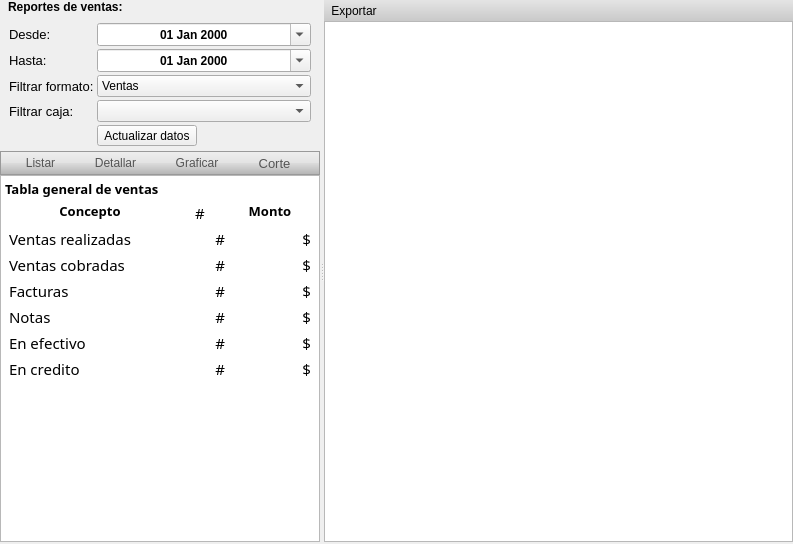
<?xml version="1.0" encoding="UTF-8"?>
<ui version="4.0">
 <class>Form</class>
 <widget class="QWidget" name="Form">
  <property name="geometry">
   <rect>
    <x>0</x>
    <y>0</y>
    <width>793</width>
    <height>544</height>
   </rect>
  </property>
  <property name="windowTitle">
   <string>Form</string>
  </property>
  <layout class="QVBoxLayout" name="verticalLayout_5">
   <property name="spacing">
    <number>0</number>
   </property>
   <property name="leftMargin">
    <number>0</number>
   </property>
   <property name="topMargin">
    <number>0</number>
   </property>
   <property name="rightMargin">
    <number>0</number>
   </property>
   <property name="bottomMargin">
    <number>2</number>
   </property>
   <item>
    <widget class="QWidget" name="topReportes" native="true">
     <layout class="QHBoxLayout" name="horizontalLayout_4">
      <property name="margin">
       <number>0</number>
      </property>
      <item>
       <layout class="QVBoxLayout" name="verticalLayout_4">
        <property name="spacing">
         <number>0</number>
        </property>
        <item>
         <widget class="QSplitter" name="splitter">
          <property name="orientation">
           <enum>Qt::Horizontal</enum>
          </property>
          <widget class="QWidget" name="layoutWidget">
           <layout class="QVBoxLayout" name="verticalLayout_3">
            <property name="spacing">
             <number>0</number>
            </property>
            <property name="sizeConstraint">
             <enum>QLayout::SetMaximumSize</enum>
            </property>
            <item>
             <widget class="QLabel" name="titulo">
              <property name="sizePolicy">
               <sizepolicy hsizetype="Preferred" vsizetype="Fixed">
                <horstretch>0</horstretch>
                <verstretch>0</verstretch>
               </sizepolicy>
              </property>
              <property name="font">
               <font>
                <weight>75</weight>
                <bold>true</bold>
               </font>
              </property>
              <property name="text">
               <string>Reportes de ventas:</string>
              </property>
              <property name="margin">
               <number>7</number>
              </property>
              <property name="indent">
               <number>8</number>
              </property>
             </widget>
            </item>
            <item>
             <widget class="QWidget" name="widget" native="true">
              <layout class="QVBoxLayout" name="verticalLayout_6">
               <property name="spacing">
                <number>3</number>
               </property>
               <property name="bottomMargin">
                <number>5</number>
               </property>
               <item>
                <layout class="QFormLayout" name="formLayout">
                 <property name="fieldGrowthPolicy">
                  <enum>QFormLayout::AllNonFixedFieldsGrow</enum>
                 </property>
                 <item row="0" column="0">
                  <widget class="QLabel" name="label_17">
                   <property name="font">
                    <font>
                     <pointsize>10</pointsize>
                     <weight>50</weight>
                     <bold>false</bold>
                    </font>
                   </property>
                   <property name="text">
                    <string>Desde:</string>
                   </property>
                  </widget>
                 </item>
                 <item row="0" column="1">
                  <widget class="QDateEdit" name="deFrom">
                   <property name="font">
                    <font>
                     <weight>75</weight>
                     <bold>true</bold>
                    </font>
                   </property>
                   <property name="alignment">
                    <set>Qt::AlignCenter</set>
                   </property>
                   <property name="buttonSymbols">
                    <enum>QAbstractSpinBox::NoButtons</enum>
                   </property>
                   <property name="accelerated">
                    <bool>true</bool>
                   </property>
                   <property name="displayFormat">
                    <string>dd MMM yyyy</string>
                   </property>
                   <property name="calendarPopup">
                    <bool>true</bool>
                   </property>
                  </widget>
                 </item>
                 <item row="1" column="0">
                  <widget class="QLabel" name="label_4">
                   <property name="font">
                    <font>
                     <pointsize>10</pointsize>
                     <weight>50</weight>
                     <bold>false</bold>
                    </font>
                   </property>
                   <property name="text">
                    <string>Hasta:</string>
                   </property>
                   <property name="alignment">
                    <set>Qt::AlignLeading|Qt::AlignLeft|Qt::AlignVCenter</set>
                   </property>
                  </widget>
                 </item>
                 <item row="1" column="1">
                  <widget class="QDateEdit" name="deTo">
                   <property name="font">
                    <font>
                     <weight>75</weight>
                     <bold>true</bold>
                    </font>
                   </property>
                   <property name="alignment">
                    <set>Qt::AlignCenter</set>
                   </property>
                   <property name="buttonSymbols">
                    <enum>QAbstractSpinBox::NoButtons</enum>
                   </property>
                   <property name="accelerated">
                    <bool>true</bool>
                   </property>
                   <property name="displayFormat">
                    <string>dd MMM yyyy</string>
                   </property>
                   <property name="calendarPopup">
                    <bool>true</bool>
                   </property>
                  </widget>
                 </item>
                 <item row="2" column="0">
                  <widget class="QLabel" name="label_8">
                   <property name="font">
                    <font>
                     <pointsize>10</pointsize>
                     <weight>50</weight>
                     <bold>false</bold>
                    </font>
                   </property>
                   <property name="text">
                    <string>Filtrar formato:</string>
                   </property>
                  </widget>
                 </item>
                 <item row="2" column="1">
                  <widget class="QComboBox" name="cbListas">
                   <property name="font">
                    <font>
                     <weight>50</weight>
                     <bold>false</bold>
                    </font>
                   </property>
                   <item>
                    <property name="text">
                     <string>Ventas</string>
                    </property>
                   </item>
                   <item>
                    <property name="text">
                     <string>Compras</string>
                    </property>
                   </item>
                   <item>
                    <property name="text">
                     <string>Gastos</string>
                    </property>
                   </item>
                   <item>
                    <property name="text">
                     <string>Retiros</string>
                    </property>
                   </item>
                   <item>
                    <property name="text">
                     <string>Depositos</string>
                    </property>
                   </item>
                  </widget>
                 </item>
                 <item row="3" column="0">
                  <widget class="QLabel" name="label">
                   <property name="font">
                    <font>
                     <pointsize>10</pointsize>
                     <weight>50</weight>
                     <bold>false</bold>
                    </font>
                   </property>
                   <property name="text">
                    <string>Filtrar caja:</string>
                   </property>
                  </widget>
                 </item>
                 <item row="3" column="1">
                  <widget class="QComboBox" name="cbCaja"/>
                 </item>
                 <item row="4" column="1">
                  <widget class="QToolButton" name="pbListaVentas">
                   <property name="font">
                    <font>
                     <pointsize>9</pointsize>
                     <weight>50</weight>
                     <bold>false</bold>
                    </font>
                   </property>
                   <property name="text">
                    <string>Actualizar datos</string>
                   </property>
                   <property name="icon">
                    <iconset resource="../../icons.qrc">
                     <normaloff>:/actions/images/actions/color_18/reload.png</normaloff>:/actions/images/actions/color_18/reload.png</iconset>
                   </property>
                   <property name="iconSize">
                    <size>
                     <width>18</width>
                     <height>18</height>
                    </size>
                   </property>
                   <property name="toolButtonStyle">
                    <enum>Qt::ToolButtonTextBesideIcon</enum>
                   </property>
                  </widget>
                 </item>
                </layout>
               </item>
              </layout>
             </widget>
            </item>
            <item>
             <widget class="QFrame" name="frame">
              <property name="sizePolicy">
               <sizepolicy hsizetype="Preferred" vsizetype="Fixed">
                <horstretch>0</horstretch>
                <verstretch>0</verstretch>
               </sizepolicy>
              </property>
              <property name="styleSheet">
               <string notr="true">.QFrame{
border: 1.2px solid #999;
background-color: qlineargradient(spread:pad, x1:0, y1:0, x2:0, y2:1, stop:0 rgba(239, 239, 239, 255), stop:0.5 rgba(226, 226, 226, 255), stop:0.509091 rgba(219, 219, 219, 255), stop:0.986364 rgba(179, 179, 179, 255), stop:1 rgba(207, 228, 255, 255));}
QToolButton::hover{
	background-color:rgba(133, 217, 255, 100);
}
QToolButton::pressed{
	
	background-color: qlineargradient(spread:pad, x1:1, y1:1, x2:1, y2:0, stop:0 rgba(239, 239, 239, 27), stop:1 rgba(68, 68, 68, 205));
}
QToolButton, QLabel{padding:2 4 2 4; color:#555;border:0;}
 
</string>
              </property>
              <property name="frameShape">
               <enum>QFrame::StyledPanel</enum>
              </property>
              <property name="frameShadow">
               <enum>QFrame::Raised</enum>
              </property>
              <layout class="QHBoxLayout" name="horizontalLayout_3">
               <property name="margin">
                <number>0</number>
               </property>
               <item>
                <widget class="QToolButton" name="tbListar">
                 <property name="font">
                  <font>
                   <pointsize>9</pointsize>
                   <weight>50</weight>
                   <bold>false</bold>
                  </font>
                 </property>
                 <property name="text">
                  <string>Listar</string>
                 </property>
                 <property name="icon">
                  <iconset resource="../../icons.qrc">
                   <normaloff>:/actions/images/actions/black_18/list.png</normaloff>:/actions/images/actions/black_18/list.png</iconset>
                 </property>
                 <property name="iconSize">
                  <size>
                   <width>18</width>
                   <height>18</height>
                  </size>
                 </property>
                 <property name="popupMode">
                  <enum>QToolButton::InstantPopup</enum>
                 </property>
                 <property name="toolButtonStyle">
                  <enum>Qt::ToolButtonTextUnderIcon</enum>
                 </property>
                 <property name="autoRaise">
                  <bool>true</bool>
                 </property>
                </widget>
               </item>
               <item>
                <widget class="QToolButton" name="tbDetallar">
                 <property name="font">
                  <font>
                   <pointsize>9</pointsize>
                  </font>
                 </property>
                 <property name="text">
                  <string>Detallar</string>
                 </property>
                 <property name="icon">
                  <iconset resource="../../icons.qrc">
                   <normaloff>:/actions/images/actions/color_18/clipboard.png</normaloff>:/actions/images/actions/color_18/clipboard.png</iconset>
                 </property>
                 <property name="iconSize">
                  <size>
                   <width>18</width>
                   <height>18</height>
                  </size>
                 </property>
                 <property name="popupMode">
                  <enum>QToolButton::InstantPopup</enum>
                 </property>
                 <property name="toolButtonStyle">
                  <enum>Qt::ToolButtonTextUnderIcon</enum>
                 </property>
                 <property name="autoRaise">
                  <bool>true</bool>
                 </property>
                </widget>
               </item>
               <item>
                <widget class="QToolButton" name="tbGraficas">
                 <property name="font">
                  <font>
                   <pointsize>9</pointsize>
                   <weight>50</weight>
                   <bold>false</bold>
                  </font>
                 </property>
                 <property name="text">
                  <string>Graficar</string>
                 </property>
                 <property name="icon">
                  <iconset resource="../../icons.qrc">
                   <normaloff>:/actions/images/actions/color_18/stats_bars.png</normaloff>:/actions/images/actions/color_18/stats_bars.png</iconset>
                 </property>
                 <property name="iconSize">
                  <size>
                   <width>18</width>
                   <height>18</height>
                  </size>
                 </property>
                 <property name="toolButtonStyle">
                  <enum>Qt::ToolButtonTextUnderIcon</enum>
                 </property>
                 <property name="autoRaise">
                  <bool>true</bool>
                 </property>
                </widget>
               </item>
               <item>
                <widget class="QToolButton" name="bCorteT">
                 <property name="font">
                  <font>
                   <pointsize>10</pointsize>
                  </font>
                 </property>
                 <property name="toolTip">
                  <string>Realizar corte de ventas.</string>
                 </property>
                 <property name="text">
                  <string>Corte</string>
                 </property>
                 <property name="icon">
                  <iconset resource="../../icons.qrc">
                   <normaloff>:/actions/images/actions/color_18/scissors.png</normaloff>:/actions/images/actions/color_18/scissors.png</iconset>
                 </property>
                 <property name="iconSize">
                  <size>
                   <width>18</width>
                   <height>18</height>
                  </size>
                 </property>
                 <property name="toolButtonStyle">
                  <enum>Qt::ToolButtonTextUnderIcon</enum>
                 </property>
                </widget>
               </item>
              </layout>
             </widget>
            </item>
            <item>
             <widget class="QTextEdit" name="teDetalles">
              <property name="maximumSize">
               <size>
                <width>320</width>
                <height>16777215</height>
               </size>
              </property>
              <property name="font">
               <font>
                <family>Droid Sans</family>
                <pointsize>10</pointsize>
               </font>
              </property>
              <property name="html">
               <string>&lt;!DOCTYPE HTML PUBLIC &quot;-//W3C//DTD HTML 4.0//EN&quot; &quot;http://www.w3.org/TR/REC-html40/strict.dtd&quot;&gt;
&lt;html&gt;&lt;head&gt;&lt;meta name=&quot;qrichtext&quot; content=&quot;1&quot; /&gt;&lt;style type=&quot;text/css&quot;&gt;
p, li { white-space: pre-wrap; }
&lt;/style&gt;&lt;/head&gt;&lt;body style=&quot; font-family:'Droid Sans'; font-size:10pt; font-weight:400; font-style:normal;&quot;&gt;
&lt;p style=&quot; margin-top:14px; margin-bottom:12px; margin-left:0px; margin-right:0px; -qt-block-indent:0; text-indent:0px;&quot;&gt;&lt;span style=&quot; font-family:'Sans'; font-weight:600;&quot;&gt;Tabla general de ventas&lt;/span&gt;&lt;/p&gt;
&lt;table border=&quot;0&quot; style=&quot; margin-top:0px; margin-bottom:0px; margin-left:0px; margin-right:0px;&quot; width=&quot;100%&quot; cellspacing=&quot;4&quot; cellpadding=&quot;0&quot;&gt;
&lt;tr&gt;
&lt;td&gt;
&lt;p align=&quot;center&quot; style=&quot; margin-top:0px; margin-bottom:0px; margin-left:0px; margin-right:0px; -qt-block-indent:0; text-indent:0px;&quot;&gt;&lt;span style=&quot; font-family:'Sans'; font-weight:600;&quot;&gt;Concepto&lt;/span&gt;&lt;/p&gt;&lt;/td&gt;
&lt;td&gt;
&lt;p align=&quot;center&quot; style=&quot; margin-top:0px; margin-bottom:0px; margin-left:0px; margin-right:0px; -qt-block-indent:0; text-indent:0px;&quot;&gt;&lt;span style=&quot; font-size:11pt;&quot;&gt;#&lt;/span&gt;&lt;/p&gt;&lt;/td&gt;
&lt;td&gt;
&lt;p align=&quot;center&quot; style=&quot; margin-top:0px; margin-bottom:0px; margin-left:0px; margin-right:0px; -qt-block-indent:0; text-indent:0px;&quot;&gt;&lt;span style=&quot; font-family:'Sans'; font-weight:600;&quot;&gt;Monto&lt;/span&gt;&lt;/p&gt;&lt;/td&gt;&lt;/tr&gt;
&lt;tr&gt;
&lt;td&gt;
&lt;p style=&quot; margin-top:0px; margin-bottom:0px; margin-left:0px; margin-right:0px; -qt-block-indent:0; text-indent:0px;&quot;&gt;&lt;span style=&quot; font-family:'Sans'; font-size:11pt;&quot;&gt;Ventas realizadas&lt;/span&gt;&lt;/p&gt;&lt;/td&gt;
&lt;td&gt;
&lt;p align=&quot;right&quot; style=&quot; margin-top:0px; margin-bottom:0px; margin-left:0px; margin-right:0px; -qt-block-indent:0; text-indent:0px;&quot;&gt;&lt;span style=&quot; font-family:'Sans'; font-size:11pt;&quot;&gt;#&lt;/span&gt;&lt;/p&gt;&lt;/td&gt;
&lt;td&gt;
&lt;p align=&quot;right&quot; style=&quot; margin-top:0px; margin-bottom:0px; margin-left:0px; margin-right:0px; -qt-block-indent:0; text-indent:0px;&quot;&gt;&lt;span style=&quot; font-family:'Sans'; font-size:11pt;&quot;&gt;$&lt;/span&gt;&lt;/p&gt;&lt;/td&gt;&lt;/tr&gt;
&lt;tr&gt;
&lt;td&gt;
&lt;p style=&quot; margin-top:0px; margin-bottom:0px; margin-left:0px; margin-right:0px; -qt-block-indent:0; text-indent:0px;&quot;&gt;&lt;span style=&quot; font-family:'Sans'; font-size:11pt;&quot;&gt;Ventas cobradas&lt;/span&gt;&lt;/p&gt;&lt;/td&gt;
&lt;td&gt;
&lt;p align=&quot;right&quot; style=&quot; margin-top:0px; margin-bottom:0px; margin-left:0px; margin-right:0px; -qt-block-indent:0; text-indent:0px;&quot;&gt;&lt;span style=&quot; font-family:'Sans'; font-size:11pt;&quot;&gt;#&lt;/span&gt;&lt;/p&gt;&lt;/td&gt;
&lt;td&gt;
&lt;p align=&quot;right&quot; style=&quot; margin-top:0px; margin-bottom:0px; margin-left:0px; margin-right:0px; -qt-block-indent:0; text-indent:0px;&quot;&gt;&lt;span style=&quot; font-family:'Sans'; font-size:11pt;&quot;&gt;$&lt;/span&gt;&lt;/p&gt;&lt;/td&gt;&lt;/tr&gt;
&lt;tr&gt;
&lt;td&gt;
&lt;p style=&quot; margin-top:0px; margin-bottom:0px; margin-left:0px; margin-right:0px; -qt-block-indent:0; text-indent:0px;&quot;&gt;&lt;span style=&quot; font-family:'Sans'; font-size:11pt;&quot;&gt;Facturas&lt;/span&gt;&lt;/p&gt;&lt;/td&gt;
&lt;td&gt;
&lt;p align=&quot;right&quot; style=&quot; margin-top:0px; margin-bottom:0px; margin-left:0px; margin-right:0px; -qt-block-indent:0; text-indent:0px;&quot;&gt;&lt;span style=&quot; font-family:'Sans'; font-size:11pt;&quot;&gt;#&lt;/span&gt;&lt;/p&gt;&lt;/td&gt;
&lt;td&gt;
&lt;p align=&quot;right&quot; style=&quot; margin-top:0px; margin-bottom:0px; margin-left:0px; margin-right:0px; -qt-block-indent:0; text-indent:0px;&quot;&gt;&lt;span style=&quot; font-family:'Sans'; font-size:11pt;&quot;&gt;$&lt;/span&gt;&lt;/p&gt;&lt;/td&gt;&lt;/tr&gt;
&lt;tr&gt;
&lt;td&gt;
&lt;p style=&quot; margin-top:0px; margin-bottom:0px; margin-left:0px; margin-right:0px; -qt-block-indent:0; text-indent:0px;&quot;&gt;&lt;span style=&quot; font-family:'Sans'; font-size:11pt;&quot;&gt;Notas&lt;/span&gt;&lt;/p&gt;&lt;/td&gt;
&lt;td&gt;
&lt;p align=&quot;right&quot; style=&quot; margin-top:0px; margin-bottom:0px; margin-left:0px; margin-right:0px; -qt-block-indent:0; text-indent:0px;&quot;&gt;&lt;span style=&quot; font-family:'Sans'; font-size:11pt;&quot;&gt;#&lt;/span&gt;&lt;/p&gt;&lt;/td&gt;
&lt;td&gt;
&lt;p align=&quot;right&quot; style=&quot; margin-top:0px; margin-bottom:0px; margin-left:0px; margin-right:0px; -qt-block-indent:0; text-indent:0px;&quot;&gt;&lt;span style=&quot; font-family:'Sans'; font-size:11pt;&quot;&gt;$&lt;/span&gt;&lt;/p&gt;&lt;/td&gt;&lt;/tr&gt;
&lt;tr&gt;
&lt;td&gt;
&lt;p style=&quot; margin-top:0px; margin-bottom:0px; margin-left:0px; margin-right:0px; -qt-block-indent:0; text-indent:0px;&quot;&gt;&lt;span style=&quot; font-family:'Sans'; font-size:11pt;&quot;&gt;En efectivo&lt;/span&gt;&lt;/p&gt;&lt;/td&gt;
&lt;td&gt;
&lt;p align=&quot;right&quot; style=&quot; margin-top:0px; margin-bottom:0px; margin-left:0px; margin-right:0px; -qt-block-indent:0; text-indent:0px;&quot;&gt;&lt;span style=&quot; font-family:'Sans'; font-size:11pt;&quot;&gt;#&lt;/span&gt;&lt;/p&gt;&lt;/td&gt;
&lt;td&gt;
&lt;p align=&quot;right&quot; style=&quot; margin-top:0px; margin-bottom:0px; margin-left:0px; margin-right:0px; -qt-block-indent:0; text-indent:0px;&quot;&gt;&lt;span style=&quot; font-family:'Sans'; font-size:11pt;&quot;&gt;$&lt;/span&gt;&lt;/p&gt;&lt;/td&gt;&lt;/tr&gt;
&lt;tr&gt;
&lt;td&gt;
&lt;p style=&quot; margin-top:0px; margin-bottom:0px; margin-left:0px; margin-right:0px; -qt-block-indent:0; text-indent:0px;&quot;&gt;&lt;span style=&quot; font-family:'Sans'; font-size:11pt;&quot;&gt;En credito&lt;/span&gt;&lt;/p&gt;&lt;/td&gt;
&lt;td&gt;
&lt;p align=&quot;right&quot; style=&quot; margin-top:0px; margin-bottom:0px; margin-left:0px; margin-right:0px; -qt-block-indent:0; text-indent:0px;&quot;&gt;&lt;span style=&quot; font-family:'Sans'; font-size:11pt;&quot;&gt;#&lt;/span&gt;&lt;/p&gt;&lt;/td&gt;
&lt;td&gt;
&lt;p align=&quot;right&quot; style=&quot; margin-top:0px; margin-bottom:0px; margin-left:0px; margin-right:0px; -qt-block-indent:0; text-indent:0px;&quot;&gt;&lt;span style=&quot; font-family:'Sans'; font-size:11pt;&quot;&gt;$&lt;/span&gt;&lt;/p&gt;&lt;/td&gt;&lt;/tr&gt;&lt;/table&gt;&lt;/body&gt;&lt;/html&gt;</string>
              </property>
             </widget>
            </item>
           </layout>
          </widget>
          <widget class="QStackedWidget" name="stackReportes">
           <property name="currentIndex">
            <number>0</number>
           </property>
           <widget class="QWidget" name="page_5">
            <layout class="QVBoxLayout" name="verticalLayout">
             <property name="spacing">
              <number>0</number>
             </property>
             <property name="margin">
              <number>0</number>
             </property>
             <item>
              <widget class="QWidget" name="gToolbar_4" native="true">
               <property name="styleSheet">
                <string notr="true">.QWidget{background-color: qlineargradient(spread:reflect, x1:1, y1:1, x2:1, y2:0, stop:0 rgba(201, 201, 201, 255), stop:1 rgba(228, 228, 228, 255));}</string>
               </property>
               <layout class="QHBoxLayout" name="horizontalLayout_9">
                <property name="margin">
                 <number>0</number>
                </property>
                <item>
                 <widget class="QToolButton" name="tbLExportar">
                  <property name="font">
                   <font>
                    <pointsize>9</pointsize>
                    <weight>50</weight>
                    <bold>false</bold>
                   </font>
                  </property>
                  <property name="text">
                   <string>Exportar</string>
                  </property>
                  <property name="icon">
                   <iconset resource="../../icons.qrc">
                    <normaloff>:/actions/images/actions/color_18/spreadsheet.png</normaloff>:/actions/images/actions/color_18/spreadsheet.png</iconset>
                  </property>
                  <property name="iconSize">
                   <size>
                    <width>18</width>
                    <height>18</height>
                   </size>
                  </property>
                  <property name="toolButtonStyle">
                   <enum>Qt::ToolButtonTextBesideIcon</enum>
                  </property>
                  <property name="autoRaise">
                   <bool>true</bool>
                  </property>
                 </widget>
                </item>
                <item>
                 <spacer name="horizontalSpacer_5">
                  <property name="orientation">
                   <enum>Qt::Horizontal</enum>
                  </property>
                  <property name="sizeHint" stdset="0">
                   <size>
                    <width>40</width>
                    <height>20</height>
                   </size>
                  </property>
                 </spacer>
                </item>
               </layout>
              </widget>
             </item>
             <item>
              <widget class="QTableView" name="tVentas">
               <property name="editTriggers">
                <set>QAbstractItemView::NoEditTriggers</set>
               </property>
               <property name="alternatingRowColors">
                <bool>true</bool>
               </property>
               <property name="selectionBehavior">
                <enum>QAbstractItemView::SelectRows</enum>
               </property>
               <property name="sortingEnabled">
                <bool>true</bool>
               </property>
               <attribute name="verticalHeaderVisible">
                <bool>false</bool>
               </attribute>
              </widget>
             </item>
            </layout>
           </widget>
           <widget class="QWidget" name="page_6">
            <layout class="QVBoxLayout" name="verticalLayout_2">
             <property name="spacing">
              <number>0</number>
             </property>
             <property name="margin">
              <number>0</number>
             </property>
             <item>
              <widget class="QWidget" name="gToolbar_3" native="true">
               <property name="styleSheet">
                <string notr="true">.QWidget{background-color: qlineargradient(spread:reflect, x1:1, y1:1, x2:1, y2:0, stop:0 rgba(201, 201, 201, 255), stop:1 rgba(228, 228, 228, 255));}</string>
               </property>
               <layout class="QHBoxLayout" name="horizontalLayout_8">
                <property name="margin">
                 <number>0</number>
                </property>
                <item>
                 <widget class="QToolButton" name="tbGColorear">
                  <property name="font">
                   <font>
                    <pointsize>9</pointsize>
                    <weight>50</weight>
                    <bold>false</bold>
                   </font>
                  </property>
                  <property name="text">
                   <string>Cambiar color</string>
                  </property>
                  <property name="icon">
                   <iconset resource="../../icons.qrc">
                    <normaloff>:/actions/images/actions/color_18/history.png</normaloff>:/actions/images/actions/color_18/history.png</iconset>
                  </property>
                  <property name="iconSize">
                   <size>
                    <width>18</width>
                    <height>18</height>
                   </size>
                  </property>
                  <property name="toolButtonStyle">
                   <enum>Qt::ToolButtonTextBesideIcon</enum>
                  </property>
                  <property name="autoRaise">
                   <bool>true</bool>
                  </property>
                 </widget>
                </item>
                <item>
                 <widget class="QToolButton" name="tbGGuardar">
                  <property name="font">
                   <font>
                    <pointsize>9</pointsize>
                    <weight>50</weight>
                    <bold>false</bold>
                   </font>
                  </property>
                  <property name="text">
                   <string>Guardar</string>
                  </property>
                  <property name="icon">
                   <iconset resource="../../icons.qrc">
                    <normaloff>:/actions/images/actions/color_18/diskette.png</normaloff>:/actions/images/actions/color_18/diskette.png</iconset>
                  </property>
                  <property name="iconSize">
                   <size>
                    <width>18</width>
                    <height>18</height>
                   </size>
                  </property>
                  <property name="toolButtonStyle">
                   <enum>Qt::ToolButtonTextBesideIcon</enum>
                  </property>
                  <property name="autoRaise">
                   <bool>true</bool>
                  </property>
                 </widget>
                </item>
                <item>
                 <widget class="QToolButton" name="tbGImprimir">
                  <property name="font">
                   <font>
                    <pointsize>9</pointsize>
                    <weight>50</weight>
                    <bold>false</bold>
                   </font>
                  </property>
                  <property name="text">
                   <string>Imprimir</string>
                  </property>
                  <property name="icon">
                   <iconset resource="../../icons.qrc">
                    <normaloff>:/actions/images/actions/color_18/print.png</normaloff>:/actions/images/actions/color_18/print.png</iconset>
                  </property>
                  <property name="iconSize">
                   <size>
                    <width>18</width>
                    <height>18</height>
                   </size>
                  </property>
                  <property name="toolButtonStyle">
                   <enum>Qt::ToolButtonTextBesideIcon</enum>
                  </property>
                  <property name="autoRaise">
                   <bool>true</bool>
                  </property>
                 </widget>
                </item>
                <item>
                 <spacer name="horizontalSpacer_4">
                  <property name="orientation">
                   <enum>Qt::Horizontal</enum>
                  </property>
                  <property name="sizeHint" stdset="0">
                   <size>
                    <width>40</width>
                    <height>20</height>
                   </size>
                  </property>
                 </spacer>
                </item>
               </layout>
              </widget>
             </item>
             <item>
              <widget class="QGraphicsView" name="grafica">
               <property name="renderHints">
                <set>QPainter::HighQualityAntialiasing|QPainter::TextAntialiasing</set>
               </property>
              </widget>
             </item>
            </layout>
           </widget>
           <widget class="QWidget" name="page_3">
            <layout class="QVBoxLayout" name="verticalLayout_7">
             <property name="spacing">
              <number>0</number>
             </property>
             <property name="margin">
              <number>0</number>
             </property>
             <item>
              <widget class="QScrollArea" name="scrollArea">
               <property name="widgetResizable">
                <bool>true</bool>
               </property>
               <widget class="QWidget" name="scrollAreaWidgetContents">
                <property name="geometry">
                 <rect>
                  <x>0</x>
                  <y>0</y>
                  <width>437</width>
                  <height>538</height>
                 </rect>
                </property>
                <layout class="QVBoxLayout" name="verticalLayout_8">
                 <property name="spacing">
                  <number>0</number>
                 </property>
                 <property name="margin">
                  <number>0</number>
                 </property>
                 <item>
                  <widget class="QWidget" name="gToolbar_2" native="true">
                   <property name="styleSheet">
                    <string notr="true">.QWidget{background-color: qlineargradient(spread:reflect, x1:1, y1:1, x2:1, y2:0, stop:0 rgba(201, 201, 201, 255), stop:1 rgba(228, 228, 228, 255));}</string>
                   </property>
                   <layout class="QHBoxLayout" name="horizontalLayout_7">
                    <property name="margin">
                     <number>0</number>
                    </property>
                    <item>
                     <widget class="QToolButton" name="tbRExportar">
                      <property name="font">
                       <font>
                        <pointsize>9</pointsize>
                        <weight>50</weight>
                        <bold>false</bold>
                       </font>
                      </property>
                      <property name="text">
                       <string>Exportar a xls</string>
                      </property>
                      <property name="icon">
                       <iconset resource="../../icons.qrc">
                        <normaloff>:/actions/images/actions/color_18/spreadsheet.png</normaloff>:/actions/images/actions/color_18/spreadsheet.png</iconset>
                      </property>
                      <property name="iconSize">
                       <size>
                        <width>18</width>
                        <height>18</height>
                       </size>
                      </property>
                      <property name="toolButtonStyle">
                       <enum>Qt::ToolButtonTextBesideIcon</enum>
                      </property>
                      <property name="autoRaise">
                       <bool>true</bool>
                      </property>
                     </widget>
                    </item>
                    <item>
                     <widget class="QToolButton" name="tbImprimir">
                      <property name="font">
                       <font>
                        <pointsize>9</pointsize>
                        <weight>50</weight>
                        <bold>false</bold>
                       </font>
                      </property>
                      <property name="text">
                       <string>Imprimir</string>
                      </property>
                      <property name="icon">
                       <iconset resource="../../icons.qrc">
                        <normaloff>:/actions/images/actions/color_18/print.png</normaloff>:/actions/images/actions/color_18/print.png</iconset>
                      </property>
                      <property name="iconSize">
                       <size>
                        <width>18</width>
                        <height>18</height>
                       </size>
                      </property>
                      <property name="popupMode">
                       <enum>QToolButton::InstantPopup</enum>
                      </property>
                      <property name="toolButtonStyle">
                       <enum>Qt::ToolButtonTextBesideIcon</enum>
                      </property>
                      <property name="autoRaise">
                       <bool>true</bool>
                      </property>
                     </widget>
                    </item>
                    <item>
                     <spacer name="horizontalSpacer_3">
                      <property name="orientation">
                       <enum>Qt::Horizontal</enum>
                      </property>
                      <property name="sizeHint" stdset="0">
                       <size>
                        <width>40</width>
                        <height>20</height>
                       </size>
                      </property>
                     </spacer>
                    </item>
                   </layout>
                  </widget>
                 </item>
                 <item>
                  <widget class="QTextEdit" name="teResumen">
                   <property name="maximumSize">
                    <size>
                     <width>700</width>
                     <height>16777215</height>
                    </size>
                   </property>
                   <property name="readOnly">
                    <bool>true</bool>
                   </property>
                  </widget>
                 </item>
                </layout>
               </widget>
              </widget>
             </item>
            </layout>
           </widget>
          </widget>
         </widget>
        </item>
       </layout>
      </item>
     </layout>
    </widget>
   </item>
  </layout>
 </widget>
 <resources>
  <include location="../../icons.qrc"/>
 </resources>
 <connections/>
</ui>
